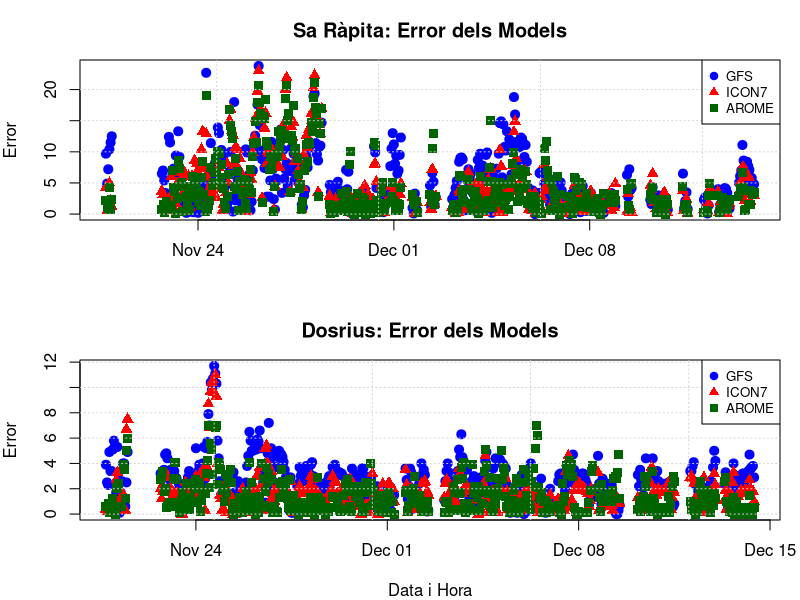

Generate this figure with R:

par(mfrow = c(2, 1), mar = c(4, 4, 3, 1))

# #############################################################
# GRÀFIC 1: SA RÀPITA
# #############################################################

sarapita <- read.csv("error_sarapita.csv", header = TRUE)
sarapita$time <- as.POSIXct(sarapita$time, format="%Y-%m-%d %H:%M:%S")


lim_y_sarapita <- range(c(sarapita$dgfs, sarapita$dicon7, sarapita$darome), na.rm = TRUE)


plot(x = sarapita$time, y = sarapita$dgfs, 
     type = "p", pch = 19, col = "blue", 
     ylim = lim_y_sarapita, cex = 1.2,
     main = "Sa Ràpita: Error dels Models",
     xlab = "", ylab = "Error")

points(x = sarapita$time, y = sarapita$dicon7, col = "red", pch = 17, cex = 1.2)
points(x = sarapita$time, y = sarapita$darome, col = "darkgreen", pch = 15, cex = 1.2)

grid()
legend("topright", legend = c("GFS", "ICON7", "AROME"),
       col = c("blue", "red", "darkgreen"), pch = c(19, 17, 15), pt.cex = 1, cex=0.8)

# #############################################################
# GRÀFIC 2: DOSRIUS
# #############################################################


dosrius <- read.csv("error_dosrius.csv", header = TRUE)
dosrius$time <- as.POSIXct(dosrius$time, format="%Y-%m-%d %H:%M:%S")


lim_y_dosrius <- range(c(dosrius$dgfs, dosrius$dicon7, dosrius$darome), na.rm = TRUE)


plot(x = dosrius$time, y = dosrius$dgfs, 
     type = "p", pch = 19, col = "blue", 
     ylim = lim_y_dosrius, cex = 1.2,
     main = "Dosrius: Error dels Models",
     xlab = "Data i Hora", ylab = "Error")

points(x = dosrius$time, y = dosrius$dicon7, col = "red", pch = 17, cex = 1.2)
points(x = dosrius$time, y = dosrius$darome, col = "darkgreen", pch = 15, cex = 1.2)

grid()

legend("topright", legend = c("GFS", "ICON7", "AROME"),
       col = c("blue", "red", "darkgreen"), pch = c(19, 17, 15), pt.cex = 1, cex=0.8)


par(mfrow = c(1, 1))